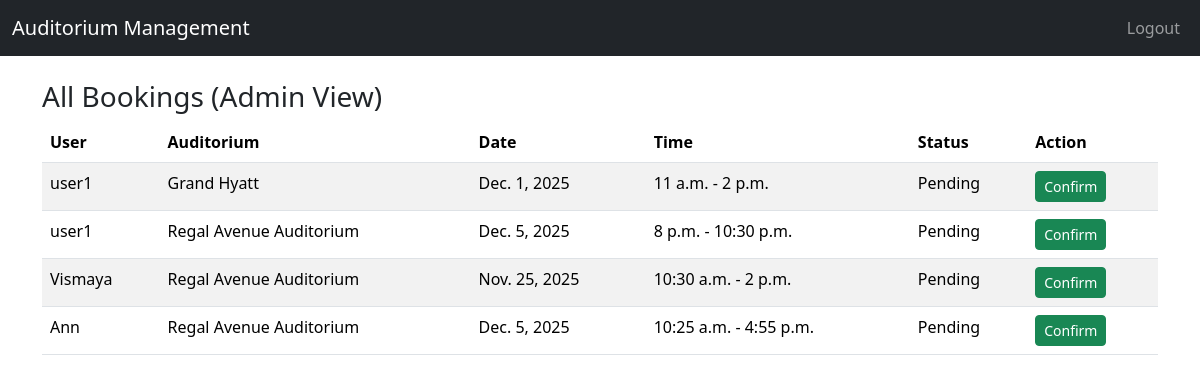
Page /view_bookings (signed in) on the committed database.
### auditorium_app/models.py (models this page shows, shortened)
class Booking(models.Model):
    STATUS_CHOICES = [
        ('Pending', 'Pending'),
        ('Confirmed', 'Confirmed'),
        ('Cancelled', 'Cancelled')
    ]
    user = models.ForeignKey(User, on_delete=models.CASCADE)
    auditorium = models.ForeignKey(Auditorium, on_delete=models.CASCADE)
    date = models.DateField()
    start_time = models.TimeField()
    end_time = models.TimeField()
    duration = models.DurationField(blank=True, null=True)
    total_cost = models.DecimalField(max_digits=10, decimal_places=2, blank=True, null=True)
    status = models.CharField(max_length=20, choices=STATUS_CHOICES, default='Pending')

class Auditorium(models.Model):
    name = models.CharField(max_length=100)
    location = models.CharField(max_length=150)
    capacity = models.IntegerField()
    rent_per_hour = models.DecimalField(max_digits=10, decimal_places=2)
    description = models.TextField(blank=True, null=True)

### auditorium_app/views.py (the view)
# urls.py: path('view_bookings', views.view_bookings, name='view_bookings'),
@login_required
def view_bookings(request):
    bookings = Booking.objects.all()
    return render(request, 'view_bookings.html', {'bookings': bookings})

### auditorium_app/templates/view_bookings.html
{% extends 'base.html' %}
{% block content %}
<h3>All Bookings (Admin View)</h3>
<table class="table table-striped">
  <thead>
    <tr>
      <th>User</th><th>Auditorium</th><th>Date</th><th>Time</th><th>Status</th><th>Action</th>
    </tr>
  </thead>
  <tbody>
    {% for booking in bookings %}
    <tr>
      <td>{{ booking.user.username }}</td>
      <td>{{ booking.auditorium.name }}</td>
      <td>{{ booking.date }}</td>
      <td>{{ booking.start_time }} - {{ booking.end_time }}</td>
      <td>{{ booking.status }}</td>
      <td>
        {% if booking.status != 'Confirmed' %}
        <a href="{% url 'confirm_booking' booking.id %}" class="btn btn-sm btn-success">Confirm</a>
        {% endif %}
      </td>
    </tr>
    {% empty %}
    <tr><td colspan="6">No bookings yet.</td></tr>
    {% endfor %}
  </tbody>
</table>
{% endblock %}

### auditorium_app/templates/base.html (shortened to what this page needs)
<!DOCTYPE html>
<html lang="en">
<head>
    <link href="https://cdn.jsdelivr.net/npm/bootstrap@5.3.2/dist/css/bootstrap.min.css" rel="stylesheet">
</head>
<body>
    <nav class="navbar navbar-expand-lg navbar-dark bg-dark">
        <div class="container-fluid">
            <a class="navbar-brand" href="#">Auditorium Management</a>
            <div class="collapse navbar-collapse">
                <ul class="navbar-nav ms-auto">
                    {% if user.is_authenticated %}
                    <li class="nav-item">
                        <a class="nav-link" href="{% url 'logout' %}">Logout</a>
                    </li>
                    {% endif %}
                </ul>
            </div>
        </div>
    </nav>
    <div class="container mt-4">
         {% block content %}{% endblock %}
    </div>
</body>
</html>

### rows in the picture
Booking: user.username "user1", auditorium.name "Grand Hyatt", date "Dec. 1, 2025", start_time "11 a.m.", end_time "2 p.m.", status "Pending", shows "Confirm"
Booking: user.username "user1", auditorium.name "Regal Avenue Auditorium", date "Dec. 5, 2025", start_time "8 p.m.", end_time "10:30 p.m.", status "Pending", shows "Confirm"
Booking: user.username "Vismaya", auditorium.name "Regal Avenue Auditorium", date "Nov. 25, 2025", start_time "10:30 a.m.", end_time "2 p.m.", status "Pending", shows "Confirm"
Booking: user.username "Ann", auditorium.name "Regal Avenue Auditorium", date "Dec. 5, 2025", start_time "10:25 a.m.", end_time "4:55 p.m.", status "Pending", shows "Confirm"
